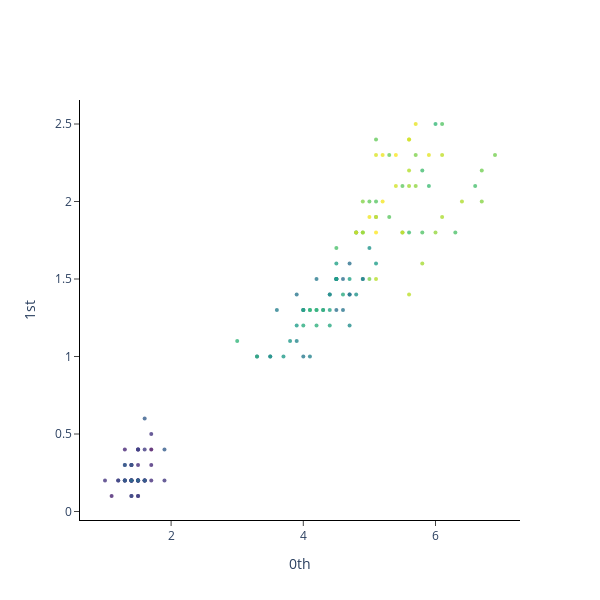

Notebook code cell kept with this figure:
### Code cell
# for petal-length and petal-width
plot_point_cloud(x[:, 2:])

### Figure 1 — Plotly figure (JSON) as saved in the notebook; plotly's stock layout.template omitted (floating-point values rounded to 4 significant figures; data arrays with more than 128 entries replaced by an {"elided": "..."} marker saying what was removed)
{"data": [{"marker": {"color": {"elided": "150 int values"}, "colorscale": [[0, "#440154"], [0.1111, "#482878"], [0.2222, "#3e4989"], [0.3333, "#31688e"], [0.4444, "#26828e"], [0.5556, "#1f9e89"], [0.6667, "#35b779"], [0.7778, "#6ece58"], [0.8889, "#b5de2b"], [1, "#fde725"]], "opacity": 0.8, "size": 4}, "mode": "markers", "type": "scatter", "x": {"elided": "150 float values"}, "y": {"elided": "150 float values"}}], "layout": {"height": 600, "plot_bgcolor": "white", "width": 600, "xaxis": {"anchor": "x", "exponentformat": "e", "linecolor": "black", "linewidth": 1, "mirror": false, "showexponent": "all", "showline": true, "side": "bottom", "ticks": "outside", "title": {"text": "0th"}, "type": "linear", "zeroline": true}, "yaxis": {"anchor": "y", "exponentformat": "e", "linecolor": "black", "linewidth": 1, "mirror": false, "showexponent": "all", "showline": true, "side": "left", "ticks": "outside", "title": {"text": "1st"}, "type": "linear", "zeroline": true}}}
